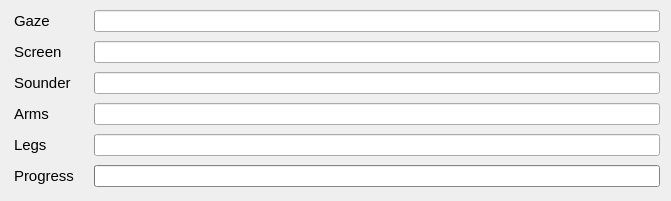
   <widget class="QWidget" name="formLayoutWidget">
    <property name="geometry">
     <rect>
      <x>880</x>
      <y>550</y>
      <width>671</width>
      <height>201</height>
     </rect>
    </property>
    <layout class="QFormLayout" name="formLayout">
     <property name="horizontalSpacing">
      <number>20</number>
     </property>
     <property name="verticalSpacing">
      <number>9</number>
     </property>
     <property name="leftMargin">
      <number>14</number>
     </property>
     <property name="topMargin">
      <number>10</number>
     </property>
     <item row="0" column="0">
      <widget class="QLabel" name="label">
       <property name="font">
        <font>
         <family>Ubuntu</family>
         <pointsize>11</pointsize>
        </font>
       </property>
       <property name="text">
        <string>Gaze</string>
       </property>
      </widget>
     </item>
     <item row="0" column="1">
      <widget class="QProgressBar" name="progressBar_behavior_gaze">
       <property name="contextMenuPolicy">
        <enum>Qt::DefaultContextMenu</enum>
       </property>
       <property name="styleSheet">
        <string notr="true"/>
       </property>
       <property name="value">
        <number>0</number>
       </property>
       <property name="textVisible">
        <bool>false</bool>
       </property>
       <property name="orientation">
        <enum>Qt::Horizontal</enum>
       </property>
       <property name="invertedAppearance">
        <bool>false</bool>
       </property>
       <property name="format">
        <string/>
       </property>
      </widget>
     </item>
     <item row="1" column="0">
      <widget class="QLabel" name="label_2">
       <property name="font">
        <font>
         <family>Ubuntu</family>
         <pointsize>11</pointsize>
        </font>
       </property>
       <property name="text">
        <string>Screen</string>
       </property>
      </widget>
     </item>
     <item row="1" column="1">
      <widget class="QProgressBar" name="progressBar_behavior_screen">
       <property name="value">
        <number>0</number>
       </property>
       <property name="textVisible">
        <bool>false</bool>
       </property>
       <property name="format">
        <string/>
       </property>
      </widget>
     </item>
     <item row="2" column="0">
      <widget class="QLabel" name="label_3">
       <property name="font">
        <font>
         <family>Ubuntu</family>
         <pointsize>11</pointsize>
        </font>
       </property>
       <property name="text">
        <string>Sounder</string>
       </property>
      </widget>
     </item>
     <item row="2" column="1">
      <widget class="QProgressBar" name="progressBar_behavior_sounder">
       <property name="value">
        <number>0</number>
       </property>
       <property name="textVisible">
        <bool>false</bool>
       </property>
       <property name="format">
        <string/>
       </property>
      </widget>
     </item>
     <item row="3" column="0">
      <widget class="QLabel" name="label_4">
       <property name="font">
        <font>
         <family>Ubuntu</family>
         <pointsize>11</pointsize>
        </font>
       </property>
       <property name="text">
        <string>Arms</string>
       </property>
      </widget>
     </item>
     <item row="3" column="1">
      <widget class="QProgressBar" name="progressBar_behavior_arm">
       <property name="value">
        <number>0</number>
       </property>
       <property name="textVisible">
        <bool>false</bool>
       </property>
       <property name="format">
        <string/>
       </property>
      </widget>
     </item>
     <item row="4" column="0">
      <widget class="QLabel" name="label_23">
       <property name="font">
        <font>
         <family>Ubuntu</family>
         <pointsize>11</pointsize>
        </font>
       </property>
       <property name="text">
        <string>Legs</string>
       </property>
      </widget>
     </item>
     <item row="4" column="1">
      <widget class="QProgressBar" name="progressBar_behavior_leg">
       <property name="value">
        <number>0</number>
       </property>
       <property name="textVisible">
        <bool>false</bool>
       </property>
       <property name="format">
        <string/>
       </property>
      </widget>
     </item>
     <item row="5" column="0">
      <widget class="QLabel" name="label_38">
       <property name="font">
        <font>
         <family>Ubuntu</family>
         <pointsize>11</pointsize>
        </font>
       </property>
       <property name="text">
        <string>Progress</string>
       </property>
      </widget>
     </item>
     <item row="5" column="1">
      <widget class="QProgressBar" name="progressBar_behavior_progress">
       <property name="palette">
        <palette>
         <active>
          <colorrole role="WindowText">
           <brush brushstyle="SolidPattern">
            <color alpha="255">
             <red>0</red>
             <green>0</green>
             <blue>0</blue>
            </color>
           </brush>
          </colorrole>
          <colorrole role="Button">
           <brush brushstyle="SolidPattern">
            <color alpha="255">
             <red>186</red>
             <green>189</green>
             <blue>182</blue>
            </color>
           </brush>
          </colorrole>
          <colorrole role="Light">
           <brush brushstyle="SolidPattern">
            <color alpha="255">
             <red>255</red>
             <green>255</green>
             <blue>255</blue>
            </color>
           </brush>
          </colorrole>
          <colorrole role="Midlight">
           <brush brushstyle="SolidPattern">
            <color alpha="255">
             <red>220</red>
             <green>222</green>
             <blue>218</blue>
            </color>
           </brush>
          </colorrole>
          <colorrole role="Dark">
           <brush brushstyle="SolidPattern">
            <color alpha="255">
             <red>93</red>
             <green>94</green>
             <blue>91</blue>
            </color>
           </brush>
          </colorrole>
          <colorrole role="Mid">
           <brush brushstyle="SolidPattern">
            <color alpha="255">
             <red>124</red>
             <green>126</green>
             <blue>121</blue>
            </color>
           </brush>
          </colorrole>
          <colorrole role="Text">
           <brush brushstyle="SolidPattern">
            <color alpha="255">
             <red>0</red>
             <green>0</green>
             <blue>0</blue>
            </color>
           </brush>
          </colorrole>
          <colorrole role="BrightText">
           <brush brushstyle="SolidPattern">
            <color alpha="255">
             <red>255</red>
             <green>255</green>
             <blue>255</blue>
            </color>
           </brush>
          </colorrole>
          <colorrole role="ButtonText">
           <brush brushstyle="SolidPattern">
            <color alpha="255">
             <red>0</red>
             <green>0</green>
             <blue>0</blue>
            </color>
           </brush>
          </colorrole>
          <colorrole role="Base">
           <brush brushstyle="SolidPattern">
            <color alpha="255">
             <red>255</red>
             <green>255</green>
             <blue>255</blue>
            </color>
           </brush>
          </colorrole>
          <colorrole role="Window">
           <brush brushstyle="SolidPattern">
            <color alpha="255">
             <red>186</red>
             <green>189</green>
             <blue>182</blue>
            </color>
           </brush>
          </colorrole>
          <colorrole role="Shadow">
           <brush brushstyle="SolidPattern">
            <color alpha="255">
             <red>0</red>
             <green>0</green>
             <blue>0</blue>
            </color>
           </brush>
          </colorrole>
          <colorrole role="AlternateBase">
           <brush brushstyle="SolidPattern">
            <color alpha="255">
             <red>220</red>
             <green>222</green>
             <blue>218</blue>
            </color>
           </brush>
          </colorrole>
          <colorrole role="ToolTipBase">
           <brush brushstyle="SolidPattern">
            <color alpha="255">
             <red>255</red>
             <green>255</green>
             <blue>220</blue>
            </color>
           </brush>
          </colorrole>
          <colorrole role="ToolTipText">
           <brush brushstyle="SolidPattern">
            <color alpha="255">
             <red>0</red>
             <green>0</green>
             <blue>0</blue>
            </color>
           </brush>
          </colorrole>
         </active>
         <inactive>
          <colorrole role="WindowText">
           <brush brushstyle="SolidPattern">
            <color alpha="255">
             <red>0</red>
             <green>0</green>
             <blue>0</blue>
            </color>
           </brush>
          </colorrole>
          <colorrole role="Button">
           <brush brushstyle="SolidPattern">
            <color alpha="255">
             <red>186</red>
             <green>189</green>
             <blue>182</blue>
            </color>
           </brush>
          </colorrole>
          <colorrole role="Light">
           <brush brushstyle="SolidPattern">
            <color alpha="255">
             <red>255</red>
             <green>255</green>
             <blue>255</blue>
            </color>
           </brush>
          </colorrole>
          <colorrole role="Midlight">
           <brush brushstyle="SolidPattern">
            <color alpha="255">
             <red>220</red>
             <green>222</green>
             <blue>218</blue>
            </color>
           </brush>
          </colorrole>
          <colorrole role="Dark">
           <brush brushstyle="SolidPattern">
            <color alpha="255">
             <red>93</red>
             <green>94</green>
             <blue>91</blue>
            </color>
           </brush>
          </colorrole>
          <colorrole role="Mid">
           <brush brushstyle="SolidPattern">
            <color alpha="255">
             <red>124</red>
             <green>126</green>
             <blue>121</blue>
            </color>
           </brush>
          </colorrole>
          <colorrole role="Text">
           <brush brushstyle="SolidPattern">
            <color alpha="255">
             <red>0</red>
             <green>0</green>
             <blue>0</blue>
            </color>
           </brush>
          </colorrole>
          <colorrole role="BrightText">
           <brush brushstyle="SolidPattern">
            <color alpha="255">
             <red>255</red>
             <green>255</green>
             <blue>255</blue>
            </color>
           </brush>
          </colorrole>
          <colorrole role="ButtonText">
           <brush brushstyle="SolidPattern">
            <color alpha="255">
             <red>0</red>
             <green>0</green>
             <blue>0</blue>
            </color>
           </brush>
          </colorrole>
          <colorrole role="Base">
           <brush brushstyle="SolidPattern">
            <color alpha="255">
             <red>255</red>
             <green>255</green>
             <blue>255</blue>
            </color>
           </brush>
          </colorrole>
          <colorrole role="Window">
           <brush brushstyle="SolidPattern">
            <color alpha="255">
             <red>186</red>
             <green>189</green>
             <blue>182</blue>
            </color>
           </brush>
          </colorrole>
          <colorrole role="Shadow">
           <brush brushstyle="SolidPattern">
            <color alpha="255">
             <red>0</red>
             <green>0</green>
             <blue>0</blue>
            </color>
           </brush>
          </colorrole>
          <colorrole role="AlternateBase">
           <brush brushstyle="SolidPattern">
            <color alpha="255">
             <red>220</red>
             <green>222</green>
             <blue>218</blue>
            </color>
           </brush>
          </colorrole>
          <colorrole role="ToolTipBase">
           <brush brushstyle="SolidPattern">
            <color alpha="255">
             <red>255</red>
             <green>255</green>
             <blue>220</blue>
            </color>
           </brush>
          </colorrole>
          <colorrole role="ToolTipText">
           <brush brushstyle="SolidPattern">
            <color alpha="255">
             <red>0</red>
             <green>0</green>
             <blue>0</blue>
            </color>
           </brush>
          </colorrole>
         </inactive>
         <disabled>
          <colorrole role="WindowText">
           <brush brushstyle="SolidPattern">
            <color alpha="255">
             <red>93</red>
             <green>94</green>
             <blue>91</blue>
            </color>
           </brush>
          </colorrole>
          <colorrole role="Button">
           <brush brushstyle="SolidPattern">
            <color alpha="255">
             <red>186</red>
             <green>189</green>
             <blue>182</blue>
            </color>
           </brush>
          </colorrole>
          <colorrole role="Light">
           <brush brushstyle="SolidPattern">
            <color alpha="255">
             <red>255</red>
             <green>255</green>
             <blue>255</blue>
            </color>
           </brush>
          </colorrole>
          <colorrole role="Midlight">
           <brush brushstyle="SolidPattern">
            <color alpha="255">
             <red>220</red>
             <green>222</green>
             <blue>218</blue>
            </color>
           </brush>
          </colorrole>
          <colorrole role="Dark">
           <brush brushstyle="SolidPattern">
            <color alpha="255">
             <red>93</red>
             <green>94</green>
             <blue>91</blue>
            </color>
           </brush>
          </colorrole>
          <colorrole role="Mid">
           <brush brushstyle="SolidPattern">
            <color alpha="255">
             <red>124</red>
             <green>126</green>
             <blue>121</blue>
            </color>
           </brush>
          </colorrole>
          <colorrole role="Text">
           <brush brushstyle="SolidPattern">
            <color alpha="255">
             <red>93</red>
             <green>94</green>
             <blue>91</blue>
            </color>
           </brush>
          </colorrole>
          <colorrole role="BrightText">
           <brush brushstyle="SolidPattern">
            <color alpha="255">
             <red>255</red>
             <green>255</green>
             <blue>255</blue>
            </color>
           </brush>
          </colorrole>
          <colorrole role="ButtonText">
           <brush brushstyle="SolidPattern">
            <color alpha="255">
             <red>93</red>
             <green>94</green>
             <blue>91</blue>
            </color>
           </brush>
          </colorrole>
          <colorrole role="Base">
           <brush brushstyle="SolidPattern">
            <color alpha="255">
             <red>186</red>
             <green>189</green>
             <blue>182</blue>
            </color>
           </brush>
          </colorrole>
          <colorrole role="Window">
           <brush brushstyle="SolidPattern">
            <color alpha="255">
             <red>186</red>
             <green>189</green>
             <blue>182</blue>
            </color>
           </brush>
          </colorrole>
          <colorrole role="Shadow">
           <brush brushstyle="SolidPattern">
            <color alpha="255">
             <red>0</red>
             <green>0</green>
             <blue>0</blue>
            </color>
           </brush>
          </colorrole>
          <colorrole role="AlternateBase">
           <brush brushstyle="SolidPattern">
            <color alpha="255">
             <red>186</red>
             <green>189</green>
             <blue>182</blue>
            </color>
           </brush>
          </colorrole>
          <colorrole role="ToolTipBase">
           <brush brushstyle="SolidPattern">
            <color alpha="255">
             <red>255</red>
             <green>255</green>
             <blue>220</blue>
            </color>
           </brush>
          </colorrole>
          <colorrole role="ToolTipText">
           <brush brushstyle="SolidPattern">
            <color alpha="255">
             <red>0</red>
             <green>0</green>
             <blue>0</blue>
            </color>
           </brush>
          </colorrole>
         </disabled>
        </palette>
       </property>
       <property name="value">
        <number>0</number>
       </property>
       <property name="textVisible">
        <bool>false</bool>
       </property>
       <property name="format">
        <string/>
       </property>
      </widget>
     </item>
    </layout>
   </widget>
